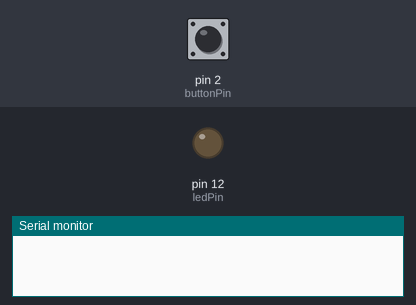
Simulated run of this sketch. Board: Arduino Uno, built with avr-gcc and run on an emulated ATmega328P. On the bench: output pins drawn as LEDs (lit = HIGH), the last lines printed to the serial monitor. The test bench sets the inputs (shaded band); at power-on: pin 2 (buttonPin) LOW.

Above: at 1.2 s.
1.3 s: pin 2 (buttonPin) pulled HIGH for 1 s
At 2.2 s:
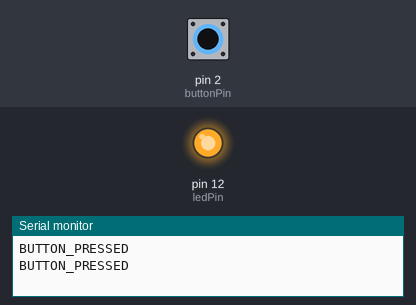
3.8 s: pin 2 (buttonPin) pulled HIGH for 0.15 s
At 4.9 s:
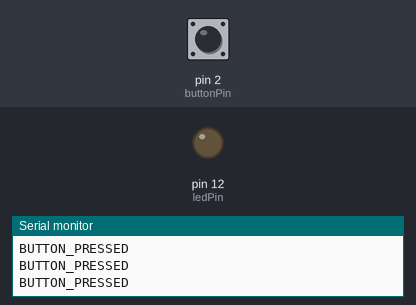
5.4 s: pin 2 (buttonPin) pulled HIGH for 3.2 s
At 6.5 s:
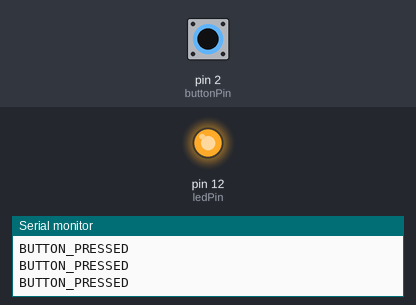
Timing chart, 0 to 8.4 s (numbered marks = the images above; inputs shaded):
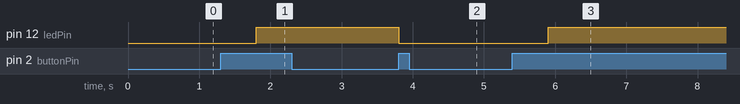

The sketch:

sketch_jan25a.ino
```cpp
const int buttonPin = 2;
const int ledPin = 12;

int buttonState = 0;
int lastButtonState = 0;

void setup() {
  pinMode(ledPin, OUTPUT);
  pinMode(buttonPin, INPUT);
  Serial.begin(9600);
}

void loop() {
  buttonState = digitalRead(buttonPin);

  if (buttonState == HIGH && lastButtonState == LOW) {
    digitalWrite(ledPin, !digitalRead(ledPin));
  }

  lastButtonState = buttonState;

  if (digitalRead(buttonPin) == HIGH) {
    Serial.println("BUTTON_PRESSED");
    delay(500);
  }
}
```

Measured:
- after the input at 1.3 s, pin 12 (ledPin): LOW → HIGH after 0.50 s
- after the input at 3.8 s, pin 12 (ledPin): HIGH → LOW at once
- after the input at 5.4 s, pin 12 (ledPin): LOW → HIGH after 0.50 s
